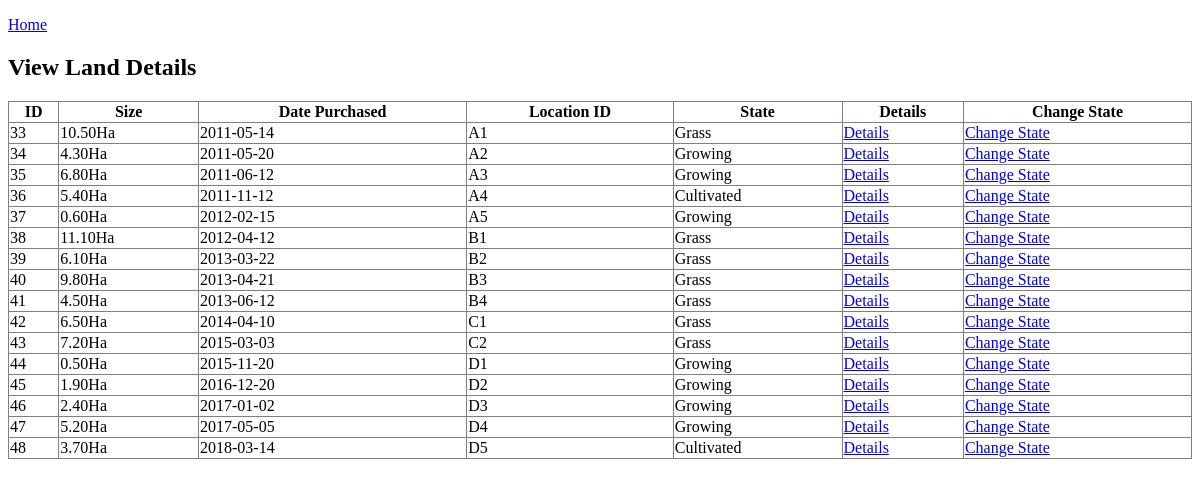
The page /thefarm/TheFarmBack/land_view.php (signed in) on the database its author committed.
### tables this page shows
CREATE TABLE IF NOT EXISTS `t_land` (
  `landID` int(11) NOT NULL AUTO_INCREMENT,
  `landSize` decimal(10,2) NOT NULL,
  `landStateIn` varchar(45) NOT NULL,
  `landLocation` varchar(50) NOT NULL,
  `landDatePurchased` date NOT NULL,
  PRIMARY KEY (`landID`)
);

### thefarm/TheFarmBack/land_view.php (the view, shortened to what this page needs)
<?php
    include('func_dbcon.php');
?>
<!DOCTYPE html>
<html>
<head>
    <link rel="stylesheet" href="adminstylesheet.css" />
</head>
<body>
    <div class="form">
        <p><a href="admin_home.php">Home</a>
        <h2>View Land Details</h2>
        <table width="100%" border="1" style="border-collapse:collapse;">
            <thead>
                <tr>
                    <th><strong>ID</strong></th>
                    <th><strong>Size</strong></th>
                    <th><strong>Date Purchased</strong></th>
                    <th><strong>Location ID</strong></th>
                    <th><strong>State</strong></th>
                    <th><strong>Details</strong></th>
                    <th><strong>Change State</strong></th>
                </tr>
            </thead>
            <tbody>
                <?php
                    $sql="SELECT landID, landSize, landStateIn, landLocation, landDatePurchased FROM t_land ORDER BY landID asc;";
                    $result = $con->query($sql);
                    while($row = $result->fetch_assoc())
                    {
                 ?>
                    <tr>
                        <td><?php echo $row["landID"]; ?></td>
                        <td><?php echo $row["landSize"].'Ha'; ?></td>
                        <td><?php echo $row["landDatePurchased"]; ?></td>
                        <td><?php echo $row["landLocation"]; ?></td>
                        <td><?php echo $row["landStateIn"]; ?></td>
                        <td><a href="land_details.php?landID=<?php echo $row["landID"]?>&landStateIn=<?php echo $row["landStateIn"];?>">Details</a></td>
                        <td><a href="land_changestate.php?landID=<?php echo $row["landID"]?>&landStateIn=<?php echo $row["landStateIn"];?>">Change State</a></td>
                    </tr>
                <?php
                    }
                ?>
            </tbody>
        </table>
    </div>
</body>
</html>

### rows shown on the page
t_land: landID "33", landSize "10.50", landDatePurchased "2011-05-14", landLocation "A1", landStateIn "Grass"
t_land: landID "34", landSize "4.30", landDatePurchased "2011-05-20", landLocation "A2", landStateIn "Growing"
t_land: landID "35", landSize "6.80", landDatePurchased "2011-06-12", landLocation "A3", landStateIn "Growing"
t_land: landID "36", landSize "5.40", landDatePurchased "2011-11-12", landLocation "A4", landStateIn "Cultivated"
t_land: landID "37", landSize "0.60", landDatePurchased "2012-02-15", landLocation "A5", landStateIn "Growing"
t_land: landID "38", landSize "11.10", landDatePurchased "2012-04-12", landLocation "B1", landStateIn "Grass"
t_land: landID "39", landSize "6.10", landDatePurchased "2013-03-22", landLocation "B2", landStateIn "Grass"
t_land: landID "40", landSize "9.80", landDatePurchased "2013-04-21", landLocation "B3", landStateIn "Grass"
t_land: landID "41", landSize "4.50", landDatePurchased "2013-06-12", landLocation "B4", landStateIn "Grass"
t_land: landID "42", landSize "6.50", landDatePurchased "2014-04-10", landLocation "C1", landStateIn "Grass"
t_land: landID "43", landSize "7.20", landDatePurchased "2015-03-03", landLocation "C2", landStateIn "Grass"
t_land: landID "44", landSize "0.50", landDatePurchased "2015-11-20", landLocation "D1", landStateIn "Growing"
t_land: landID "45", landSize "1.90", landDatePurchased "2016-12-20", landLocation "D2", landStateIn "Growing"
t_land: landID "46", landSize "2.40", landDatePurchased "2017-01-02", landLocation "D3", landStateIn "Growing"
t_land: landID "47", landSize "5.20", landDatePurchased "2017-05-05", landLocation "D4", landStateIn "Growing"
t_land: landID "48", landSize "3.70", landDatePurchased "2018-03-14", landLocation "D5", landStateIn "Cultivated"
